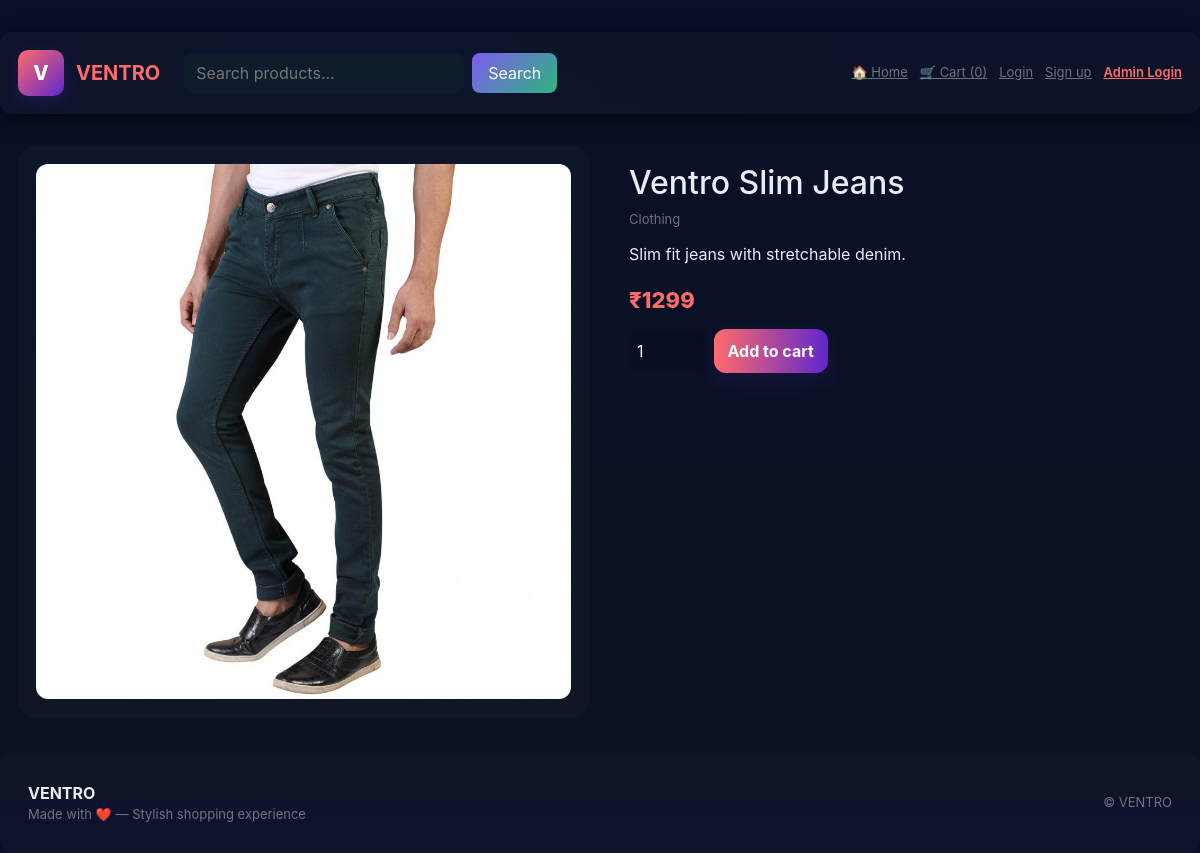
The page /product/ventro-slim-jeans on the database its author committed.
### models.py (models this page shows)
class Product(db.Model):
    id = db.Column(db.Integer, primary_key=True)
    title = db.Column(db.String(200), nullable=False)
    slug = db.Column(db.String(250), unique=True, nullable=False)
    description = db.Column(db.Text, nullable=True)
    price = db.Column(db.Integer, nullable=False)  # price in rupees
    image = db.Column(db.String(300), nullable=True)
    category_id = db.Column(db.Integer, db.ForeignKey('category.id'))
    category = db.relationship('Category', backref='products')
    is_available = db.Column(db.Boolean, default=True)  # ✅ added field
    created_at = db.Column(db.DateTime, default=datetime.utcnow)

class Category(db.Model):
    id = db.Column(db.Integer, primary_key=True)
    name = db.Column(db.String(80), unique=True, nullable=False)
    slug = db.Column(db.String(120), unique=True, nullable=False)
    created_at = db.Column(db.DateTime, default=datetime.utcnow)

### app.py (the view)
    @app.route('/product/<slug>')
    def product_view(slug):
        product = Product.query.filter_by(slug=slug).first_or_404()
        return render_template('product.html', product=product)

### templates/product.html (shortened to what this page needs)
{% extends "base.html" %}
{% block content %}
<div class="product-detail">
  <div class="detail-image">
    {% if product.image %}
      <img src="{{ url_for('static', filename=product.image) }}" alt="{{ product.title }}" style="width:100%;border-radius:12px">
    {% else %}
      <img src="{{ url_for('static', filename='images/products/default.jpg') }}" alt="No Image" style="width:100%;border-radius:12px">
    {% endif %}
  </div>
  <div class="detail-info">
    <h2>{{ product.title }}</h2>
    <div class="small-muted">{{ product.category.name if product.category else '' }}</div>
    <p style="margin-top:12px">{{ product.description }}</p>
    <div style="margin-top:18px">
      <div class="prod-price" style="font-size:22px">₹{{ product.price }}</div>
      {% if product.is_available %}
      <form action="{{ url_for('add_to_cart', product_id=product.id) }}" method="post" style="margin-top:12px">
        <input type="number" name="qty" value="1" min="1"
               style="width:80px;padding:8px;border-radius:8px;border:0;background:#071022;color:white">
        <button class="button" type="submit">Add to cart</button>
      </form>
      {% else %}
      <button class="button" disabled style="margin-top:12px;opacity:0.6;cursor:not-allowed;">Out of Stock</button>
      {% endif %}
    </div>
  </div>
</div>
{% endblock %}

### static/css/style.css (style rules this page uses)
:root { --accent: #ff6b6b; --accent-2: #5f27cd; --muted: #6c757d; --bg: #0f1724; --card: #0b1220; --glass: rgba(255,255,255,0.03); --glass-2: rgba(255,255,255,0.02); --radius: 18px; --shadow: 0 6px 20px rgba(0,0,0,0.6); }
* { box-sizing: border-box; }
html, body { height: 100%; }
body { margin: 0; font-family: 'Inter', system-ui, -apple-system, "Segoe UI", Roboto, "Helvetica Neue", Arial; background: linear-gradient(180deg, #071028 0%, #0b1220 100%); color: #e6eef8; -webkit-font-smoothing: antialiased; }
.prod-price { color: var(--accent); font-weight: 800; font-size: 18px; }
.product-detail { display: flex; gap: 22px; }
.detail-image { flex: 1; padding: 18px; background: var(--glass-2); border-radius: 16px; }
.detail-info { flex: 1; padding: 18px; }
.button { display: inline-block; padding: 10px 14px; border-radius: 12px; font-weight: 700; text-decoration: none; background: linear-gradient(90deg, var(--accent), var(--accent-2)); color: white; border: 0; box-shadow: 0 8px 22px rgba(95,39,205,0.18); }
.small-muted { color: var(--muted); font-size: 13px; }

### rows shown on the page
Product: image (picture), title "Ventro Slim Jeans", description "Slim fit jeans with stretchable denim.", price "1299"
Category: category "Clothing"

### other values the page prints
{{ session.get('cart')|length if session.get('cart') else 0 }} "0"
